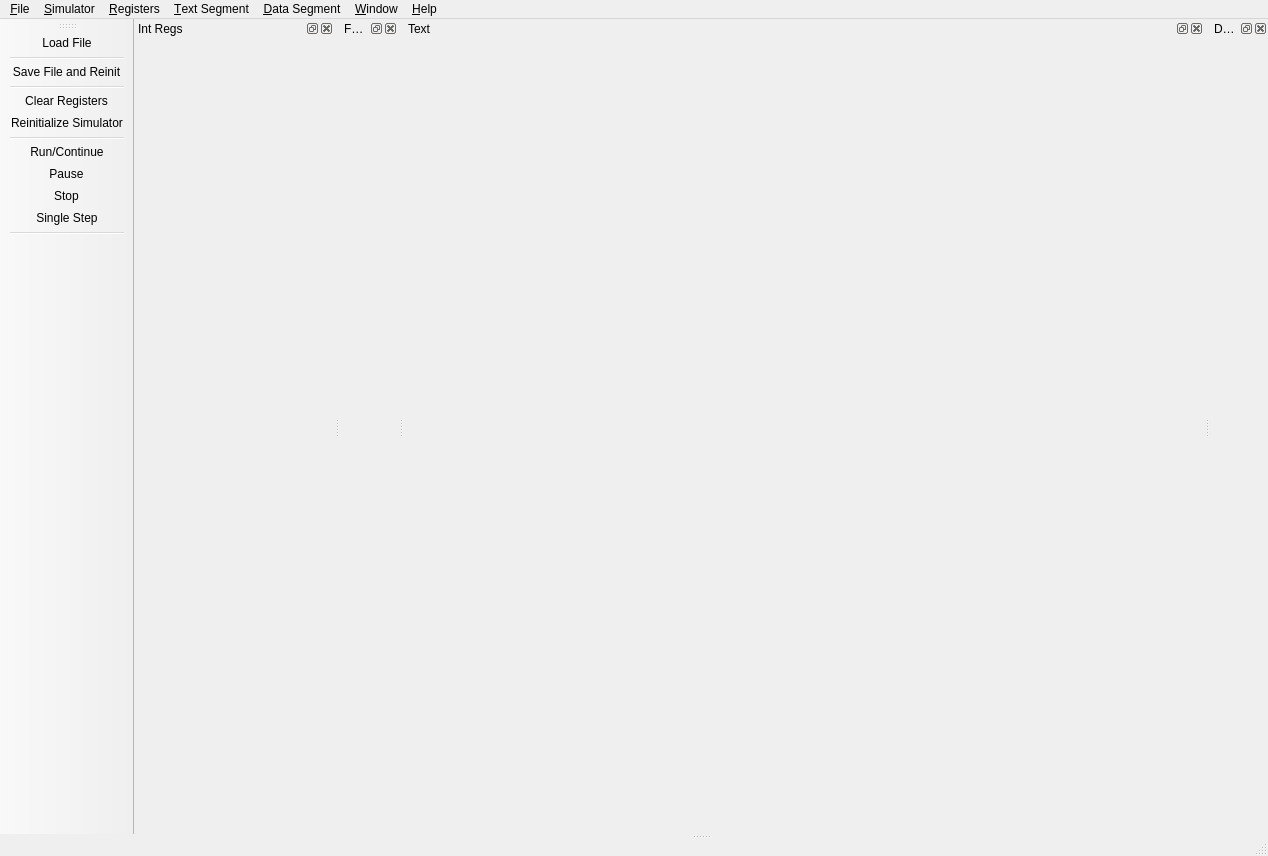
<?xml version="1.0" encoding="UTF-8"?>

<!--
   Copyright (c) 1990-2010, James R. Larus.
   All rights reserved.

   Redistribution and use in source and binary forms, with or without modification,
   are permitted provided that the following conditions are met:

   Redistributions of source code must retain the above copyright notice,
   this list of conditions and the following disclaimer.

   Redistributions in binary form must reproduce the above copyright notice,
   this list of conditions and the following disclaimer in the documentation and/or
   other materials provided with the distribution.

   Neither the name of the James R. Larus nor the names of its contributors may be
   used to endorse or promote products derived from this software without specific
   prior written permission.

   THIS SOFTWARE IS PROVIDED BY THE COPYRIGHT HOLDERS AND CONTRIBUTORS "AS IS"
   AND ANY EXPRESS OR IMPLIED WARRANTIES, INCLUDING, BUT NOT LIMITED TO, THE
   IMPLIED WARRANTIES OF MERCHANTABILITY AND FITNESS FOR A PARTICULAR PURPOSE
   ARE DISCLAIMED. IN NO EVENT SHALL THE COPYRIGHT HOLDER OR CONTRIBUTORS BE
   LIABLE FOR ANY DIRECT, INDIRECT, INCIDENTAL, SPECIAL, EXEMPLARY, OR
   CONSEQUENTIAL DAMAGES (INCLUDING, BUT NOT LIMITED TO, PROCUREMENT OF SUBSTITUTE
   GOODS OR SERVICES; LOSS OF USE, DATA, OR PROFITS; OR BUSINESS INTERRUPTION)
   HOWEVER CAUSED AND ON ANY THEORY OF LIABILITY, WHETHER IN CONTRACT, STRICT
   LIABILITY, OR TORT (INCLUDING NEGLIGENCE OR OTHERWISE) ARISING IN ANY WAY
   OUT OF THE USE OF THIS SOFTWARE, EVEN IF ADVISED OF THE POSSIBILITY OF SUCH DAMAGE.
-->


<ui version="4.0">
 <class>SpimView</class>
 <widget class="QMainWindow" name="SpimView">
  <property name="enabled">
   <bool>true</bool>
  </property>
  <property name="geometry">
   <rect>
    <x>0</x>
    <y>0</y>
    <width>1174</width>
    <height>856</height>
   </rect>
  </property>
  <property name="windowTitle">
   <string>QterSpim</string>
  </property>
  <widget class="QTextEdit" name="centralWidget">
   <property name="undoRedoEnabled">
    <bool>false</bool>
   </property>
   <property name="readOnly">
    <bool>true</bool>
   </property>
  </widget>
  <widget class="QMenuBar" name="menuBar">
   <property name="geometry">
    <rect>
     <x>0</x>
     <y>0</y>
     <width>1174</width>
     <height>22</height>
    </rect>
   </property>
   <widget class="QMenu" name="menu_File">
    <property name="title">
     <string>&amp;File</string>
    </property>
    <widget class="QMenu" name="menuRecent_Files">
     <property name="title">
      <string>Recent Files</string>
     </property>
    </widget>
    <addaction name="action_File_Load"/>
    <addaction name="action_File_Save"/>
    <addaction name="menuRecent_Files"/>
    <addaction name="action_File_Reload"/>
    <addaction name="separator"/>
    <addaction name="action_File_SaveLog"/>
    <addaction name="separator"/>
    <addaction name="action_File_Print"/>
    <addaction name="separator"/>
    <addaction name="action_File_Exit"/>
   </widget>
   <widget class="QMenu" name="menu_Simulator">
    <property name="title">
     <string>&amp;Simulator</string>
    </property>
    <addaction name="action_Sim_ClearRegisters"/>
    <addaction name="action_Sim_Reinitialize"/>
    <addaction name="separator"/>
    <addaction name="action_Sim_SetRunParameters"/>
    <addaction name="action_Sim_Run"/>
    <addaction name="action_Sim_Pause"/>
    <addaction name="action_Sim_Stop"/>
    <addaction name="action_Sim_SingleStep"/>
    <addaction name="separator"/>
    <addaction name="action_Sim_DisplaySymbols"/>
    <addaction name="separator"/>
    <addaction name="action_Sim_Settings"/>
   </widget>
   <widget class="QMenu" name="menu_Registers">
    <property name="title">
     <string>&amp;Registers</string>
    </property>
    <addaction name="action_Reg_DisplayBinary"/>
    <addaction name="action_Reg_DisplayHex"/>
    <addaction name="action_Reg_DisplayDecimal"/>
   </widget>
   <widget class="QMenu" name="menu_Text_Segment">
    <property name="title">
     <string>&amp;Text Segment</string>
    </property>
    <addaction name="action_Text_DisplayUserText"/>
    <addaction name="action_Text_DisplayKernelText"/>
    <addaction name="separator"/>
    <addaction name="action_Text_DisplayComments"/>
    <addaction name="action_Text_DisplayInstructionValue"/>
   </widget>
   <widget class="QMenu" name="menu_Data_Segment">
    <property name="title">
     <string>&amp;Data Segment</string>
    </property>
    <addaction name="action_Data_DisplayUserData"/>
    <addaction name="action_Data_DisplayUserStack"/>
    <addaction name="action_Data_DisplayKernelData"/>
    <addaction name="separator"/>
    <addaction name="separator"/>
    <addaction name="action_Data_DisplayBinary"/>
    <addaction name="action_Data_DisplayHex"/>
    <addaction name="action_Data_DisplayDecimal"/>
   </widget>
   <widget class="QMenu" name="menu_Window">
    <property name="title">
     <string>&amp;Window</string>
    </property>
    <addaction name="action_Win_IntRegisters"/>
    <addaction name="action_Win_FPRegisters"/>
    <addaction name="action_Win_TextSegment"/>
    <addaction name="action_Win_DataSegment"/>
    <addaction name="action_Win_Console"/>
    <addaction name="separator"/>
    <addaction name="action_Win_Tile"/>
    <addaction name="action_Win_Restore"/>
   </widget>
   <widget class="QMenu" name="menu_Help">
    <property name="title">
     <string>&amp;Help</string>
    </property>
    <addaction name="action_Help_ViewHelp"/>
    <addaction name="action_Help_AboutSPIM"/>
   </widget>
   <addaction name="menu_File"/>
   <addaction name="menu_Simulator"/>
   <addaction name="menu_Registers"/>
   <addaction name="menu_Text_Segment"/>
   <addaction name="menu_Data_Segment"/>
   <addaction name="menu_Window"/>
   <addaction name="menu_Help"/>
  </widget>
  <widget class="QStatusBar" name="statusBar"/>
  <widget class="QDockWidget" name="IntRegDockWidget">
   <property name="allowedAreas">
    <set>Qt::TopDockWidgetArea</set>
   </property>
   <property name="windowTitle">
    <string>Int Regs</string>
   </property>
   <attribute name="dockWidgetArea">
    <number>4</number>
   </attribute>
   <widget class="regTextEdit" name="IntRegTextEdit">
    <property name="minimumSize">
     <size>
      <width>200</width>
      <height>600</height>
     </size>
    </property>
    <property name="undoRedoEnabled" stdset="0">
     <bool>false</bool>
    </property>
    <property name="readOnly" stdset="0">
     <bool>true</bool>
    </property>
   </widget>
  </widget>
  <widget class="QDockWidget" name="FPRegDockWidget">
   <property name="allowedAreas">
    <set>Qt::TopDockWidgetArea</set>
   </property>
   <property name="windowTitle">
    <string>FP Regs</string>
   </property>
   <attribute name="dockWidgetArea">
    <number>4</number>
   </attribute>
   <widget class="regTextEdit" name="FPRegTextEdit">
    <property name="undoRedoEnabled" stdset="0">
     <bool>false</bool>
    </property>
    <property name="readOnly" stdset="0">
     <bool>true</bool>
    </property>
   </widget>
  </widget>
  <widget class="QDockWidget" name="TextSegDockWidget">
   <property name="sizePolicy">
    <sizepolicy hsizetype="Preferred" vsizetype="Preferred">
     <horstretch>0</horstretch>
     <verstretch>0</verstretch>
    </sizepolicy>
   </property>
   <property name="allowedAreas">
    <set>Qt::BottomDockWidgetArea|Qt::TopDockWidgetArea</set>
   </property>
   <property name="windowTitle">
    <string>Text</string>
   </property>
   <attribute name="dockWidgetArea">
    <number>4</number>
   </attribute>
   <widget class="QListView" name="listView">
    <property name="geometry">
     <rect>
      <x>0</x>
      <y>0</y>
      <width>100</width>
      <height>30</height>
     </rect>
    </property>
   </widget>
   <widget class="textTextEdit" name="TextSegmentTextEdit">
    <property name="minimumSize">
     <size>
      <width>800</width>
      <height>600</height>
     </size>
    </property>
    <property name="undoRedoEnabled" stdset="0">
     <bool>false</bool>
    </property>
    <property name="readOnly" stdset="0">
     <bool>true</bool>
    </property>
   </widget>
  </widget>
  <widget class="QDockWidget" name="DataSegDockWidget">
   <property name="allowedAreas">
    <set>Qt::TopDockWidgetArea</set>
   </property>
   <property name="windowTitle">
    <string>Data</string>
   </property>
   <attribute name="dockWidgetArea">
    <number>4</number>
   </attribute>
   <widget class="dataTextEdit" name="DataSegmentTextEdit">
    <property name="undoRedoEnabled" stdset="0">
     <bool>false</bool>
    </property>
    <property name="readOnly" stdset="0">
     <bool>true</bool>
    </property>
   </widget>
  </widget>
  <widget class="QToolBar" name="toolBar">
   <property name="enabled">
    <bool>true</bool>
   </property>
   <property name="windowTitle">
    <string>toolBar</string>
   </property>
   <attribute name="toolBarArea">
    <enum>LeftToolBarArea</enum>
   </attribute>
   <attribute name="toolBarBreak">
    <bool>false</bool>
   </attribute>
   <addaction name="action_File_Load"/>
   <addaction name="separator"/>
   <addaction name="action_File_Save"/>
   <addaction name="separator"/>
   <addaction name="action_Sim_ClearRegisters"/>
   <addaction name="action_Sim_Reinitialize"/>
   <addaction name="separator"/>
   <addaction name="action_Sim_Run"/>
   <addaction name="action_Sim_Pause"/>
   <addaction name="action_Sim_Stop"/>
   <addaction name="action_Sim_SingleStep"/>
   <addaction name="separator"/>
  </widget>
  <action name="action_File_Load">
   <property name="icon">
    <iconset resource="windows_images.qrc">
     <normaloff>:/icons/LoadFile.png</normaloff>:/icons/LoadFile.png</iconset>
   </property>
   <property name="text">
    <string>&amp;Load File</string>
  </property>
    <property name="shortcut">
      <string>Ctrl+O</string>
    </property>
  </action>
  <action name="action_File_SaveLog">
   <property name="icon">
    <iconset resource="windows_images.qrc">
     <normaloff>:/icons/SaveLog.png</normaloff>:/icons/SaveLog.png</iconset>
   </property>
   <property name="text">
    <string>&amp;Save Log File</string>
   </property>
  </action>
  <action name="action_File_Exit">
   <property name="text">
    <string>&amp;Exit</string>
   </property>
      <property name="shortcut">
    <string>Ctrl+Q</string>
   </property>
  </action>
  <action name="action_Sim_ClearRegisters">
   <property name="icon">
    <iconset resource="windows_images.qrc">
     <normaloff>:/icons/ClearRegs.png</normaloff>:/icons/ClearRegs.png</iconset>
   </property>
   <property name="text">
    <string>&amp;Clear Registers</string>
   </property>
  </action>
  <action name="action_Sim_Reinitialize">
   <property name="icon">
    <iconset resource="windows_images.qrc">
     <normaloff>:/icons/Reinit.png</normaloff>:/icons/Reinit.png</iconset>
   </property>
   <property name="text">
    <string>Re&amp;initialize Simulator</string>
   </property>
  </action>
  <action name="action_File_Reload">
   <property name="icon">
    <iconset resource="windows_images.qrc">
     <normaloff>:/icons/ReloadFile.png</normaloff>:/icons/ReloadFile.png</iconset>
   </property>
   <property name="text">
    <string>Re&amp;initialize and Load File</string>
   </property>
    <property name="shortcut">
      <string>Ctrl+Shift+O</string>
    </property>
  </action>
  <action name="action_Sim_SetRunParameters">
   <property name="text">
    <string>Run &amp;Parameters</string>
   </property>
  </action>
  <action name="action_Sim_Run">
   <property name="icon">
    <iconset resource="windows_images.qrc">
     <normaloff>:/icons/Run.png</normaloff>:/icons/Run.png</iconset>
   </property>
   <property name="text">
    <string>&amp;Run/Continue</string>
   </property>
   <property name="shortcut">
    <string>F5</string>
   </property>
  </action>
  <action name="action_Sim_Pause">
   <property name="icon">
    <iconset resource="windows_images.qrc">
     <normaloff>:/icons/Pause.png</normaloff>:/icons/Pause.png</iconset>
   </property>
   <property name="text">
    <string>&amp;Pause</string>
   </property>
    <property name="shortcut">
    <string>F6</string>
   </property>
  </action>
  <action name="action_Sim_Stop">
   <property name="icon">
    <iconset resource="windows_images.qrc">
     <normaloff>:/icons/Stop.png</normaloff>:/icons/Stop.png</iconset>
   </property>
   <property name="text">
    <string>&amp;Stop</string>
   </property>
      <property name="shortcut">
    <string>F7</string>
   </property>
  </action>
  <action name="action_Sim_SingleStep">
   <property name="icon">
    <iconset resource="windows_images.qrc">
     <normaloff>:/icons/SingleStep.png</normaloff>:/icons/SingleStep.png</iconset>
   </property>
   <property name="text">
    <string>&amp;Single Step</string>
   </property>
   <property name="shortcut">
    <string>F8</string>
   </property>
  </action>
  <action name="action_Sim_DisplaySymbols">
   <property name="text">
    <string>&amp;Display Symbols</string>
   </property>
  </action>
  <action name="action_Sim_Settings">
   <property name="icon">
    <iconset resource="windows_images.qrc">
     <normaloff>:/icons/Settings.png</normaloff>:/icons/Settings.png</iconset>
   </property>
   <property name="text">
    <string>Settings</string>
   </property>
  </action>
  <action name="action_Reg_DisplayBinary">
   <property name="checkable">
    <bool>true</bool>
   </property>
   <property name="text">
    <string>Binary</string>
   </property>
  </action>
  <action name="action_Reg_DisplayHex">
   <property name="checkable">
    <bool>true</bool>
   </property>
   <property name="text">
    <string>Hex</string>
   </property>
  </action>
  <action name="action_Reg_DisplayDecimal">
   <property name="checkable">
    <bool>true</bool>
   </property>
   <property name="text">
    <string>Decimal</string>
   </property>
  </action>
  <action name="action_Text_DisplayUserText">
   <property name="checkable">
    <bool>true</bool>
   </property>
   <property name="text">
    <string>User Text</string>
   </property>
  </action>
  <action name="action_Text_DisplayKernelText">
   <property name="checkable">
    <bool>true</bool>
   </property>
   <property name="text">
    <string>Kernel Text</string>
   </property>
  </action>
  <action name="action_Text_DisplayComments">
   <property name="checkable">
    <bool>true</bool>
   </property>
   <property name="text">
    <string>Comments</string>
   </property>
  </action>
  <action name="action_Text_DisplayInstructionValue">
   <property name="checkable">
    <bool>true</bool>
   </property>
   <property name="text">
    <string>Instruction Value</string>
   </property>
  </action>
  <action name="action_Data_DisplayUserData">
   <property name="checkable">
    <bool>true</bool>
   </property>
   <property name="text">
    <string>User Data</string>
   </property>
  </action>
  <action name="action_Data_DisplayUserStack">
   <property name="checkable">
    <bool>true</bool>
   </property>
   <property name="text">
    <string>User Stack</string>
   </property>
  </action>
  <action name="action_Data_DisplayKernelData">
   <property name="checkable">
    <bool>true</bool>
   </property>
   <property name="text">
    <string>Kernel Data</string>
   </property>
  </action>
  <action name="action_Data_DisplayBinary">
   <property name="checkable">
    <bool>true</bool>
   </property>
   <property name="text">
    <string>Binary</string>
   </property>
  </action>
  <action name="action_Data_DisplayHex">
   <property name="checkable">
    <bool>true</bool>
   </property>
   <property name="text">
    <string>Hex</string>
   </property>
  </action>
  <action name="action_Data_DisplayDecimal">
   <property name="checkable">
    <bool>true</bool>
   </property>
   <property name="text">
    <string>Decimal</string>
   </property>
  </action>
  <action name="action_Win_IntRegisters">
   <property name="checkable">
    <bool>true</bool>
   </property>
   <property name="text">
    <string>Integer Registers</string>
   </property>
  </action>
  <action name="action_Win_FPRegisters">
   <property name="checkable">
    <bool>true</bool>
   </property>
   <property name="text">
    <string>FP Registers</string>
   </property>
  </action>
  <action name="action_Win_TextSegment">
   <property name="checkable">
    <bool>true</bool>
   </property>
   <property name="text">
    <string>Text Segment</string>
   </property>
  </action>
  <action name="action_Win_DataSegment">
   <property name="checkable">
    <bool>true</bool>
   </property>
   <property name="text">
    <string>Data Segment</string>
   </property>
  </action>
  <action name="action_Win_Console">
   <property name="checkable">
    <bool>true</bool>
   </property>
   <property name="text">
    <string>Console</string>
   </property>
  </action>
  <action name="action_Win_Tile">
   <property name="text">
    <string>Tile</string>
   </property>
  </action>
  <action name="action_Win_Restore">
   <property name="text">
    <string>Restore to default</string>
   </property>
  </action>
  <action name="action_Help_ViewHelp">
   <property name="icon">
    <iconset resource="windows_images.qrc">
     <normaloff>:/icons/Help.png</normaloff>:/icons/Help.png</iconset>
   </property>
   <property name="text">
    <string>View Help</string>
   </property>
  </action>
  <action name="action_Help_AboutSPIM">
   <property name="text">
    <string>About QtSpim</string>
   </property>
  </action>
  <action name="action_File_Print">
   <property name="icon">
    <iconset resource="windows_images.qrc">
     <normaloff>:/icons/Print.png</normaloff>:/icons/Print.png</iconset>
   </property>
   <property name="text">
    <string>Print</string>
   </property>
  </action>
  <action name="action_File_Save">
   <property name="icon">
    <iconset resource="windows_images.qrc">
     <normaloff>:/icons/SaveLog.png</normaloff>:/icons/SaveLog.png</iconset>
   </property>
   <property name="text">
    <string>Save File and Reinit</string>
   </property>
   <property name="toolTip">
    <string>Save File and Reinit</string>
   </property>
   <property name="shortcut">
    <string>Ctrl+S</string>
   </property>
  </action>
 </widget>
 <layoutdefault spacing="6" margin="11"/>
 <customwidgets>
  <customwidget>
   <class>textTextEdit</class>
   <extends>QWidget</extends>
   <header>texttextedit.h</header>
  </customwidget>
  <customwidget>
   <class>dataTextEdit</class>
   <extends>QWidget</extends>
   <header>datatextedit.h</header>
  </customwidget>
  <customwidget>
   <class>regTextEdit</class>
   <extends>QWidget</extends>
   <header>regtextedit.h</header>
  </customwidget>
 </customwidgets>
 <resources>
  <include location="windows_images.qrc"/>
 </resources>
 <connections/>
</ui>
